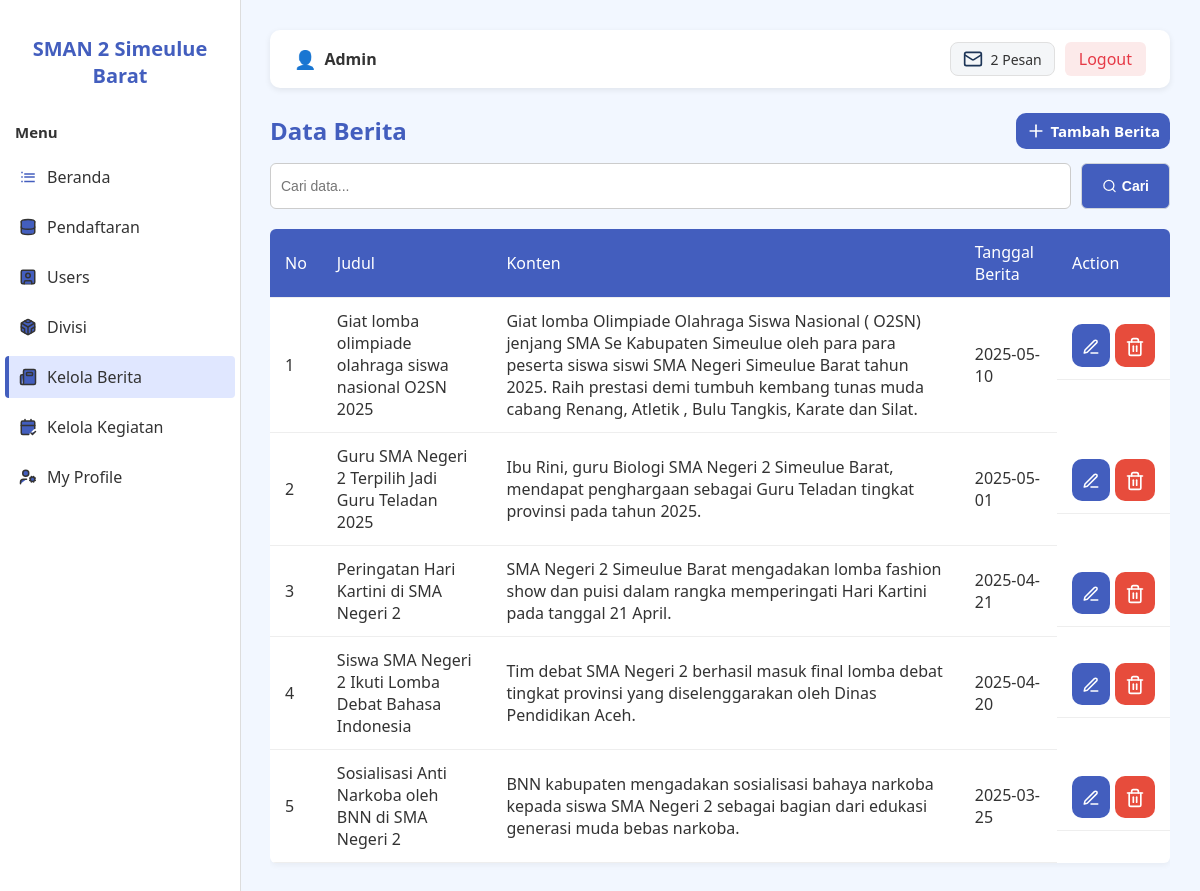
Page /dashboard/berita/index.php (signed in) on the committed database.
### tables this page shows
CREATE TABLE `news` (
  `id_news` int(11) NOT NULL,
  `news_title` varchar(130) DEFAULT NULL,
  `news_content` text DEFAULT NULL,
  `news_datestamp` date DEFAULT curdate()
);

### actions/auth_check.php (called while the page is built, shortened)
<?php
function isAdmin()
{
    return isset($_SESSION['user']['role']) && $_SESSION['user']['role'] === 'admin';
}

### dashboard/berita/index.php (the view, shortened to what this page needs)
<?php
include '../../config/koneksi.php';
include '../../actions/auth_check.php';
$searchSql = '';
$limit = 10;
$page = isset($_GET['page']) ? max(1, intval($_GET['page'])) : 1;
$offset = ($page - 1) * $limit;
$query = "SELECT * FROM news $searchSql ORDER BY news_datestamp DESC LIMIT $limit OFFSET $offset";
$result = mysqli_query($koneksi, $query);
?>
<!DOCTYPE html>
<html lang="id">
<head>
    <link rel="stylesheet" href="../css/dashboard.css"/>
    <link rel="stylesheet" href="../css/modal.css"/>
    <link rel="stylesheet" href="../css/pagination.css"/>
</head>
<body>
<div class="dashboard-container">
    <?php include '../partials/sidebar.php'; ?>
    <main class="content">
        <?php include '../partials/navbar.php'; ?>
        <div class='heading-container'>
            <h1>Data Berita</h1>
            <a class="btn-tambah">
            <svg xmlns="http://www.w3.org/2000/svg" width="24" height="24" viewBox="0 0 24 24" fill="none" stroke="currentColor" stroke-width="2" stroke-linecap="round" stroke-linejoin="round" class="lucide lucide-plus-icon lucide-plus"><path d="M5 12h14"/><path d="M12 5v14"/></svg>
            Tambah Berita</a>
        </div>
        <?php include '../partials/search.php' ?>
        <div class="table-container">
            <table>
                <thead>
                    <tr>
                        <th>No</th>
                        <th>Judul</th>
                        <th>Konten</th>
                        <th>Tanggal Berita</th>
                        <?php if (isAdmin()) echo '<th>Action</th>'; ?>
                    </tr>
                </thead>
                <tbody>
                    <?php if (mysqli_num_rows($result) > 0): ?>
                        <?php $no = $offset + 1; ?>
                        <?php while ($row = mysqli_fetch_assoc($result)): ?>
                            <tr>
                                <td><?= $no++ ?></td>
                                <td><?= htmlspecialchars($row['news_title']) ?></td>
                                <td><?= htmlspecialchars($row['news_content']) ?></td>
                                <td><?= htmlspecialchars($row['news_datestamp']) ?></td>
                                <?php if (isAdmin()): ?>
                                    <td class="action">
                                        <a class="btn-edit" href="#"
                                          data-id="<?= $row['id_news'] ?>"
                                          data-title="<?= htmlspecialchars($row['news_title']) ?>"
                                          data-content="<?= htmlspecialchars($row['news_content']) ?>"
                                          data-date="<?= htmlspecialchars($row['news_datestamp']) ?>"
                                          onclick="openEditModal(this)"
                                          title="Edit">
                                            <svg xmlns="http://www.w3.org/2000/svg" width="18" height="18" viewBox="0 0 24 24" fill="none"
                                                stroke="currentColor" stroke-width="2" stroke-linecap="round" stroke-linejoin="round">
                                                <path d="M12 20h9"/>
                                                <path d="M16.5 3.5a2.121 2.121 0 1 1 3 3L7 19l-4 1 1-4 12.5-12.5z"/>
                                            </svg>
                                        </a>
                                        <a class="btn-delete" href="../../actions/news/delete.php?id=<?= $row['id_news'] ?>" onclick="return confirm('Yakin hapus?')" title="Hapus">
                                        </a>
                                    </td>
                                <?php endif; ?>
                            </tr>
                        <?php endwhile; ?>
                    <?php endif; ?>
                </tbody>
            </table>
        </div>
    </main>
</div>
</body>
</html>

### dashboard/css/dashboard.css (style rules this page uses)
:root { --primary: #435ebe; --light-bg: #f2f7ff; --white: #fff; --text-dark: #333; --bg-gray-light: #dedede; --hover-bg: #e0e7ff; --danger: #e74c3c; }
body { margin: 0; font-family: "Segoe UI", sans-serif; background-color: var(--light-bg); color: var(--text-dark); }
.dashboard-container { display: flex; min-height: 100vh; }
.content { margin-left: 240px; padding: 30px; flex-grow: 1; background-color: var(--light-bg); }
h1 { font-size: 24px; color: var(--primary); }
.table-container { overflow-x: auto; }
table { width: 100%; border-collapse: collapse; background-color: var(--white); box-shadow: 0 2px 6px rgba(0, 0, 0, 0.05); border-radius: 6px; overflow: hidden; }
th, td { padding: 12px 15px; border-bottom: 1px solid #eee; text-align: left; }
th { background-color: var(--primary); color: var(--white); font-weight: 500; }
.action { display: flex; flex-direction: row; gap: 5px; margin-top: 14px; }
.btn-edit { text-decoration: none; font-weight: 500; background-color: var(--primary); padding: 10px 10px; border-radius: 10px; text-align: center; color: white; }
.btn-edit svg { color: var(--white); vertical-align: middle; transition: stroke 0.2s ease; width: 18px; height: 18px; }
.btn-delete { background-color: var(--danger); text-decoration: none; font-weight: 500; padding: 10px 10px; border-radius: 10px; text-align: center; color: white; }
.btn-delete svg { color: var(--white); vertical-align: middle; transition: stroke 0.2s ease; width: 20px; height: 20px; }
.heading-container { display: flex; flex-direction: row; justify-content: space-between; align-items: center; margin-top: 10px; }
.btn-tambah { background-color: var(--primary); color: #fff; border: none; padding-top: 8px; padding-bottom: 8px; padding-left: 10px; padding-right: 10px; border-radius: 10px; font-size: 15px; font-weight: 600; cursor: pointer; transition: background-color 0.2s ease; text-decoration: none; display: flex; flex-direction: row; align-items: center; gap: 5px; }
.btn-tambah svg { width: 20px; height: 20px; }

### dashboard/partials/search.php (style rules this page uses)
svg { width: 15px; }

### rows in the picture
news: news_title "Giat lomba olimpiade olahraga siswa nasional O2SN 2025", news_content "Giat lomba Olimpiade Olahraga Siswa Nasional ( O2SN) jenjang SMA Se Kabupaten Simeulue oleh para para peserta siswa siswi SMA Negeri Simeulue Barat tahun 2025. Raih prestasi demi tumbuh kembang tunas muda cabang Renang, Atletik , Bulu Tangkis, Karate dan Silat.", news_datestamp "2025-05-10"
news: news_title "Guru SMA Negeri 2 Terpilih Jadi Guru Teladan 2025", news_content "Ibu Rini, guru Biologi SMA Negeri 2 Simeulue Barat, mendapat penghargaan sebagai Guru Teladan tingkat provinsi pada tahun 2025.", news_datestamp "2025-05-01"
news: news_title "Peringatan Hari Kartini di SMA Negeri 2", news_content "SMA Negeri 2 Simeulue Barat mengadakan lomba fashion show dan puisi dalam rangka memperingati Hari Kartini pada tanggal 21 April.", news_datestamp "2025-04-21"
news: news_title "Siswa SMA Negeri 2 Ikuti Lomba Debat Bahasa Indonesia", news_content "Tim debat SMA Negeri 2 berhasil masuk final lomba debat tingkat provinsi yang diselenggarakan oleh Dinas Pendidikan Aceh.", news_datestamp "2025-04-20"
news: news_title "Sosialisasi Anti Narkoba oleh BNN di SMA Negeri 2", news_content "BNN kabupaten mengadakan sosialisasi bahaya narkoba kepada siswa SMA Negeri 2 sebagai bagian dari edukasi generasi muda bebas narkoba.", news_datestamp "2025-03-25"

### other values in the picture
$username "Admin"
$total_notif "2"
